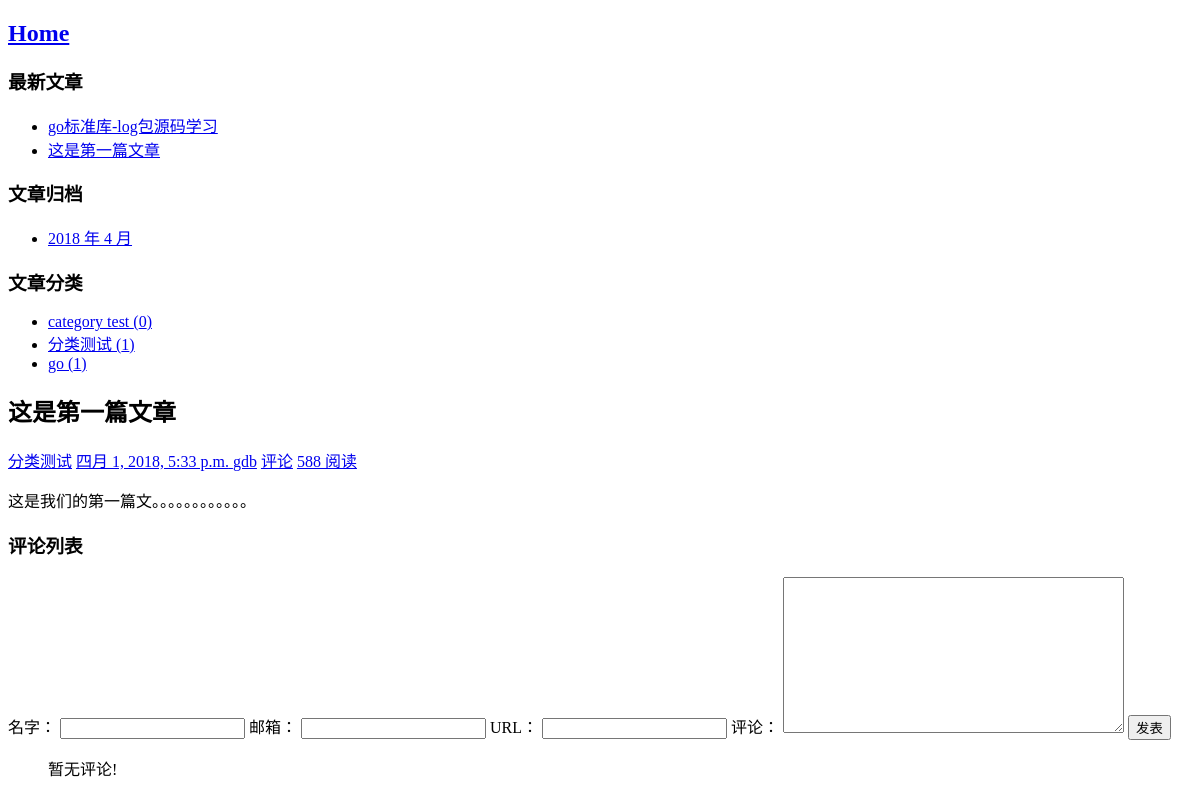
Screenshot of /post/2 with the database file from the repository.
### blog/models.py (models this page shows, shortened)
class Post(models.Model):
    title = models.CharField(max_length=70)  # 标题
    body = models.TextField()   # 正文
    created_time = models.DateTimeField()
    modified_time = models.DateTimeField()
    excerpt = models.CharField(max_length=200, blank=True)
    category = models.ForeignKey(Category, on_delete=models.CASCADE)
    tags = models.ManyToManyField(Tag, blank=True)
    author = models.ForeignKey(User, on_delete=models.CASCADE)
    def get_absolute_url(self):
        return reverse('blog:detail', kwargs={'pk': self.pk})
    class Meta:
        ordering = ['-created_time']

class Category(models.Model):
    name = models.CharField(max_length=100)

### blog/views.py (the view)
# urls.py: path('post/<int:pk>', views.detail, name='detail'),
def detail(request, pk):
    post = get_object_or_404(Post, pk=pk)
    post.body = markdown.markdown(post.body,
        extensions=[
            'markdown.extensions.extra',
            'markdown.extensions.codehilite',
            'markdown.extensions.toc',
        ])
    form = CommentForm()
    comment_list = post.comment_set.all()
    context = {
        'post': post,
        'form': form,
        'comment_list': comment_list
    }
    return render(request, 'blog/detail.html', context=context)

### comments/forms.py
class CommentForm(forms.ModelForm):
    class Meta:
        model = Comment
        fields = ['name', 'email', 'url', 'text']

### blog/templatetags/blog_tags.py (called while the page is built)
@register.simple_tag
def get_recent_posts(num=5):
    return Post.objects.all().order_by('-created_time')[:num]

@register.simple_tag
def archives():
    return Post.objects.dates('created_time', 'month', order='DESC')

@register.simple_tag
def get_categories():
    return Category.objects.all()

### templates/blog/detail.html (shortened to what this page needs)
{% extends "blog/base.html" %}
{% block main %}
    <article class="post">
        <header class="post-header">
            <h1 class="post-title">
                {{ post.title }}
            </h1>
            <div class="post-meta">
                <span class="post-category">
                    <a href="#">{{ post.category.name }}</a>
                </span>
                <span class="post-date">
                    <a href="#">
                        <time datetime="{{ post.created_time }}">{{ post.created_time }}</time>
                    </a>
                </span>
                <span class="post-author">
                    <a href="#">{{ post.author }}</a>
                </span>
                <span class="comments">
                    <a href="#">评论</a>
                </span>
                <span class="views-count">
                    <a href="#">588 阅读</a>
                </span>
            </div>
        </header>
        <div class="post content">
                {{ post.body | safe }}
        </div>
    </article>
    <section id="comment-area">
        <h3>
            评论列表
        </h3>
        <form action="{% url 'comments:post_comment' post.pk %}" method="post" class="comment-form">
            <label for="{{ form.name.id_for_label }}">名字：</label>
            {{ form.name }}
            <label for="{{ form.email.id_for_label }}">邮箱：</label>
            {{ form.email }}
            <label for="{{ form.url.id_for_label }}">URL：</label>
            {{ form.url }}
            <label for="{{ form.text.id_for_label }}">评论：</label>
            {{ form.text }}
            <button type="submit" class="comment-btn">发表</button>
        </form>
        <ul class="comment-list">
            {% for comment in comment_list %}
                <li class="comment-item">
                    <span class="comment-author">{{ comment.name }}</span>
                    <time class="comment-date">{{ comment.created_time }}</time>
                    <div class="comment-text">
                        {{ comment.text }}
                    </div>
                </li>
            {% empty %}
                暂无评论!
            {% endfor %}
        </ul>
    </section>
{% endblock main %}

### templates/blog/base.html (shortened to what this page needs)
<!DOCTYPE html>
<html lang="en">
<head>
    {% load static %}
    {% load blog_tags %}
    <link rel="stylesheet" href="{% static 'blog/highlights/default.css' %}">
</head>
<body>
    <nav class="nav">
        <h1>
            <a href="{% url 'blog:index' %}">Home</a>
        </h1>
    </nav>
    <section class="recent-post">
        <h3 class="siderbar-title">最新文章</h3>
        {% get_recent_posts as recent_post_list  %}
        <ul>
            {% for post in recent_post_list %}
                <li>
                    <a href="{{ post.get_absolute_url }}">{{ post.title }}</a>
                </li>
            {% empty %}
                暂无文章!
            {% endfor %}
        </ul>
    </section>
    <section class="post-archives">
        <h3 class="siderbar-title">文章归档</h3>
        {% archives as date_list %}
        <ul>
            {% for date in date_list %}
                <li>
                    <a href="{% url 'blog:archives' date.year date.month %}">{{ date.year }} 年 {{ date.month }} 月</a>
                </li>
            {% empty %}
                暂无归档!
            {% endfor %}
        </ul>
    </section>
    <section class="post-category">
        <h3 class="siderbar-title">文章分类</h3>
        {% get_categories as category_list %}
        <ul>
            {% for category in category_list %}
                <li>
                    <a href="{% url 'blog:category' category.pk %}">{{ category.name }} <span class="post-count">({{ category.post_set.count }})</span></a>
                </li>
            {% empty %}
                暂无分类!
            {% endfor %}
        </ul>
    </section>
    {% block main %}
    {% endblock main %}
</body>
</html>

### rows the page displays
Post: title "go标准库-log包源码学习"
Post: title "这是第一篇文章", category.name "分类测试", created_time "四月 1, 2018, 5:33 p.m.", author "gdb", body "这是我们的第一篇文。。。。。。。。。。。。"
Category: name "category test", post_set.count "0"
Category: name "分类测试", post_set.count "1"
Category: name "go", post_set.count "1"

### other values shown
{{ date.year }} "2018"
{{ date.month }} "4"
